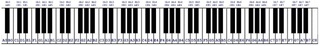
#> input picture image/code.jpg, 320 x 46 px, shrunk from 1280 x 182 before the run, found by its file name
$ jupyter execute --allow-errors Project.ipynb
#> lines starting #> are read from the running program, lines starting #| are printed output that depends on the picture
## Генерация нотной грамоты для пианино по мелодии

Ссылка на датасет https://drive.google.com/drive/folders/1605Vh_DNXQ44J7qkzN8HvLe-c6naCPfM?usp=sharing

Датасет (~/data) содержит 4510 звуковых семплов отдельных нот/клавиш различных пианино, таблица источников и названий инструментов представлена в Таблице - 1. Часть записей собиралась вручную.

[cell 1]
import pandas as pd
import os

data_folder = "~/data"
#> (the rest of this cell did not finish here and is left out)

Каждый пакет (за исключением RE_ файлов) содержит 88 клавиш, представляющих звуки фортепиано. Ниже представлена кодировка клавиш, которая использовалась при составлении датасета (для черных клавиш был взят диез - #).

[cell 2]
from PIL import Image
import IPython.display as display

image_path = "~/image/code.jpg"
image = Image.open(image_path)
#> image is the input picture: PIL image 320x46 RGB; mean R, G, B 161.5, 161.5, 163
display.display(image)

Каждый пакет семплов имеет следующий вид (за исключением RE_ файлов - их по 22 клавиши).

[cell 3]
data_folder = "~/data/NO_AkPnBsdf_F"
#> (the rest of this cell did not finish here and is left out)

Каждому буквенному обозначению ноты соответствует свое место на нотном стане.

[cell 4]
image_path = "~/image/staff.png"
image = Image.open(image_path)
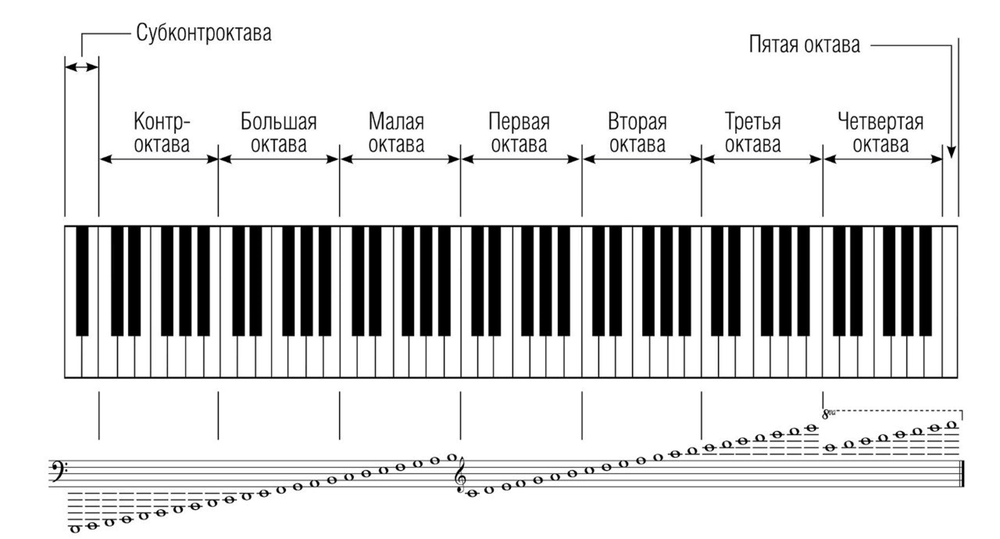
#> input picture image/staff.png, 1000 x 539 px, shrunk from 3994 x 2154 before the run, found by its file name
#> image is the input picture: PIL image 1000x539 RGBA; mean R, G, B, A 221.1, 221.1, 221.1, 255
display.display(image)

Датасет с изображениями /images_notes содержит четвертные ноты. Диезы обозначены следующим образом.

[cell 5]
image_path = "~/images_notes/A#0.jpg"
image = Image.open(image_path)
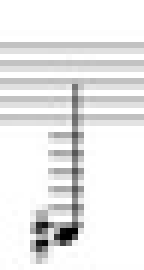
#> input picture images_notes/A#0.jpg, 24 x 45 px, shrunk from 95 x 180 before the run, found by its file name (shown 6 times larger)
#> image is the input picture: PIL image 24x45 RGB; min 0, max 255, mean 233.4
display.display(image)
